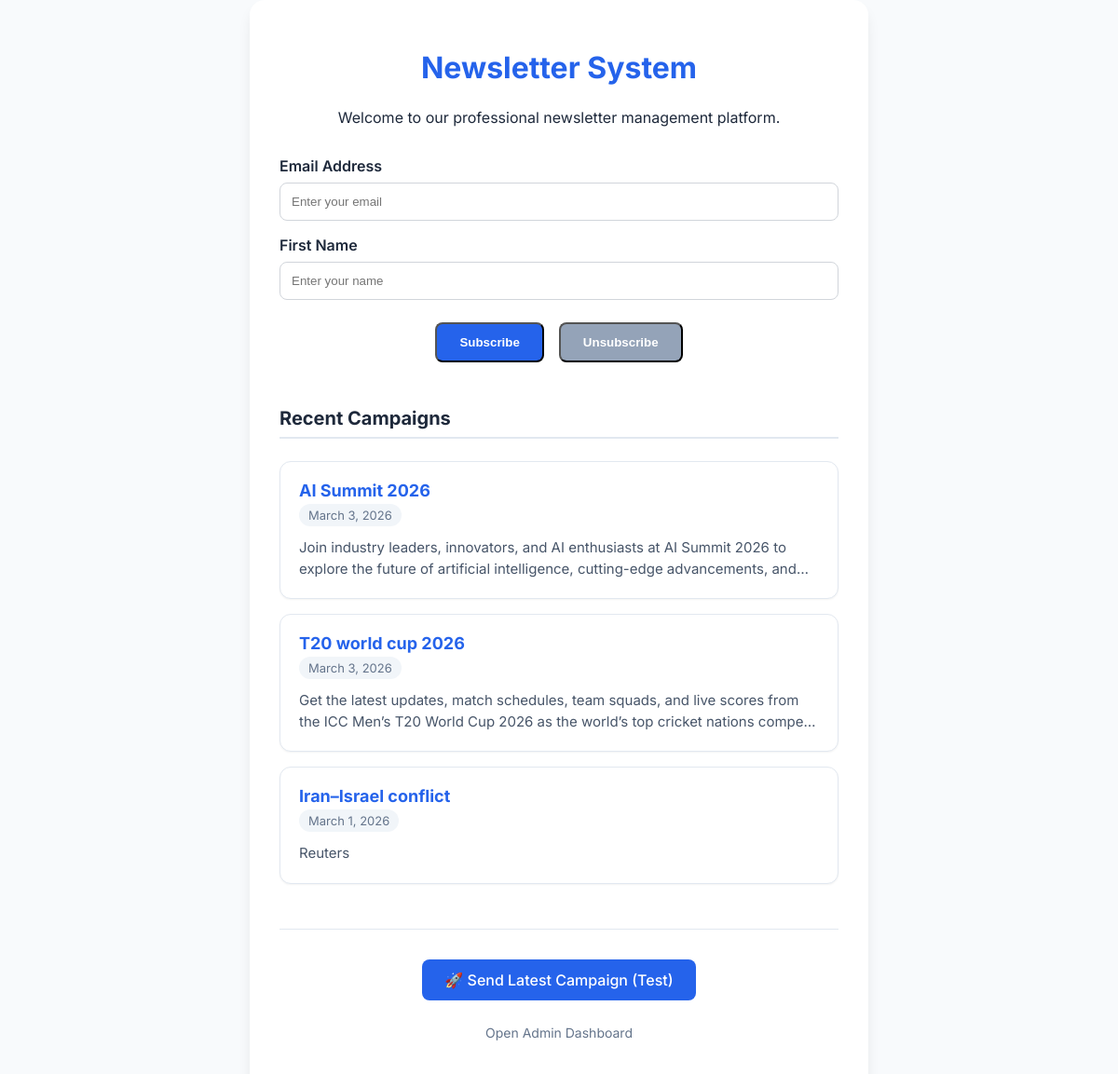
The page / on the database its author committed.
### assessment/models.py (models this page shows, shortened)
class Campaign(models.Model):
    subject = models.CharField(max_length=255)
    preview_text = models.CharField(max_length=255)
    article_url = models.URLField()
    html_content = models.TextField(null=False,blank=True)
    plain_text_content = models.TextField()
    published_date = models.DateField()

### assessment/views.py (the view, shortened to what this page needs)
# urls.py: path('', views.subscribe, name='subscribe'),
def subscribe(request):
    campaigns = Campaign.objects.all().order_by('-published_date')
    return render(request, 'assessment/index.html', {'campaigns': campaigns})

### assessment/templates/assessment/index.html (shortened to what this page needs)
{% extends "assessment/layout.html" %}
{% block content %}
<h1>Newsletter System</h1>
<p>Welcome to our professional newsletter management platform.</p>
<form action="{% url 'subscribe' %}" method="POST" style="margin: 2rem 0; text-align: left;">
    <div style="margin-bottom: 1rem;">
        <label for="email" style="display: block; margin-bottom: 0.5rem; font-weight: 600;">Email Address</label>
        <input type="email" id="email" name="email" required placeholder="Enter your email"
            style="width: 100%; padding: 0.75rem; border: 1px solid #d1d5db; border-radius: 0.5rem; box-sizing: border-box;">
    </div>
    <div style="margin-bottom: 1.5rem;">
        <label for="name" style="display: block; margin-bottom: 0.5rem; font-weight: 600;">First Name</label>
        <input type="text" id="name" name="name" placeholder="Enter your name"
            style="width: 100%; padding: 0.75rem; border: 1px solid #d1d5db; border-radius: 0.5rem; box-sizing: border-box;">
    </div>
    <div style="display: flex; gap: 1rem; justify-content: center;">
        <button type="submit" name="action" value="subscribe" class="btn">Subscribe</button>
        <button type="submit" name="action" value="unsubscribe" class="btn"
            style="background: #94a3b8;">Unsubscribe</button>
    </div>
</form>
<div style="margin-top: 3rem; text-align: left;">
    <h2
        style="font-size: 1.25rem; border-bottom: 2px solid #e2e8f0; padding-bottom: 0.5rem; margin-bottom: 1.5rem; color: #1e293b;">
        Recent Campaigns</h2>
    {% if campaigns %}
    <div style="display: flex; flex-direction: column; gap: 1rem;">
        {% for campaign in campaigns %}
        <div
            style="padding: 1.25rem; background: #ffffff; border: 1px solid #e2e8f0; border-radius: 0.75rem; box-shadow: 0 1px 2px rgba(0,0,0,0.05); transition: transform 0.2s, box-shadow 0.2s;">
            <a href="{% url 'campaign_detail' campaign.id %}"
                style="text-decoration: none; color: inherit; display: block;">
                <strong
                    style="display: block; color: var(--primary); font-size: 1.125rem; margin-bottom: 0.25rem;">{{ campaign.subject }}</strong>
                <div
                    style="display: flex; justify-content: space-between; align-items: center; margin-bottom: 0.75rem;">
                    <span
                        style="font-size: 0.8125rem; color: #64748b; background: #f1f5f9; padding: 0.25rem 0.625rem; border-radius: 9999px;">{{ campaign.published_date }}</span>
                </div>
                <p
                    style="margin: 0; font-size: 0.9375rem; color: #475569; line-height: 1.5; display: -webkit-box; -webkit-line-clamp: 2; line-clamp: 2; -webkit-box-orient: vertical; overflow: hidden;">
                    {{ campaign.preview_text }}</p>
            </a>
        </div>
        {% endfor %}
    </div>
    {% else %}
    <div style="padding: 2rem; border: 2px dashed #e2e8f0; border-radius: 1rem; text-align: center;">
        <p style="color: #64748b; font-style: italic; margin: 0;">No campaigns have been published yet.</p>
    </div>
    {% endif %}
</div>
<ul class="links"
    style="margin-top: 3rem; padding-top: 2rem; border-top: 1px solid #e2e8f0; list-style: none; padding-left: 0; display: flex; flex-direction: column; gap: 1rem; align-items: center;">
    <li><a href="{% url 'send_campaign' %}" class="btn"
            style="background: var(--primary); color: #ffffff; text-decoration: none; padding: 0.75rem 1.5rem; font-weight: 500; display: inline-block; border-radius: 0.5rem;">🚀
            Send Latest Campaign (Test)</a></li>
    <li><a href="/admin/" style="color: #64748b; font-size: 0.875rem; text-decoration: none;">Open
            Admin Dashboard</a></li>
</ul>
{% endblock %}

### assessment/templates/assessment/layout.html (shortened to what this page needs)
<!DOCTYPE html>
<html lang="en">
<head>
</head>
<body>
    <div class="container">
        {% block content %}{% endblock %}
    </div>
</body>
</html>

### assessment/templates/assessment/layout.html (style rules this page uses)
:root { --primary: #2563eb; --bg: #f8fafc; --card: #ffffff; --text: #1e293b; }
body { font-family: 'Inter', sans-serif; background-color: var(--bg); color: var(--text); margin: 0; display: flex; align-items: center; justify-content: center; min-height: 100vh; }
.container { max-width: 600px; width: 90%; background: var(--card); padding: 2rem; border-radius: 1rem; box-shadow: 0 10px 15px -3px rgba(0, 0, 0, 0.1); text-align: center; }
h1 { color: var(--primary); margin-bottom: 1.5rem; }
.btn { display: inline-block; background: var(--primary); color: white; padding: 0.75rem 1.5rem; border-radius: 0.5rem; text-decoration: none; font-weight: 600; transition: opacity 0.2s; }
.links { margin-top: 2rem; list-style: none; padding: 0; }
.links li { margin-bottom: 0.5rem; }
.links a { color: var(--primary); text-decoration: none; }

### rows shown on the page
Campaign: subject "AI Summit 2026", published_date "March 3, 2026", preview_text "Join industry leaders, innovators, and AI enthusiasts at AI Summit 2026 to explore the future of artificial intelligence, cutting-edge advancements,…"
Campaign: subject "T20 world cup 2026", published_date "March 3, 2026", preview_text "Get the latest updates, match schedules, team squads, and live scores from the ICC Men’s T20 World Cup 2026 as the world’s top cricket nations…"
Campaign: subject "Iran–Israel conflict", published_date "March 1, 2026", preview_text "Reuters"
